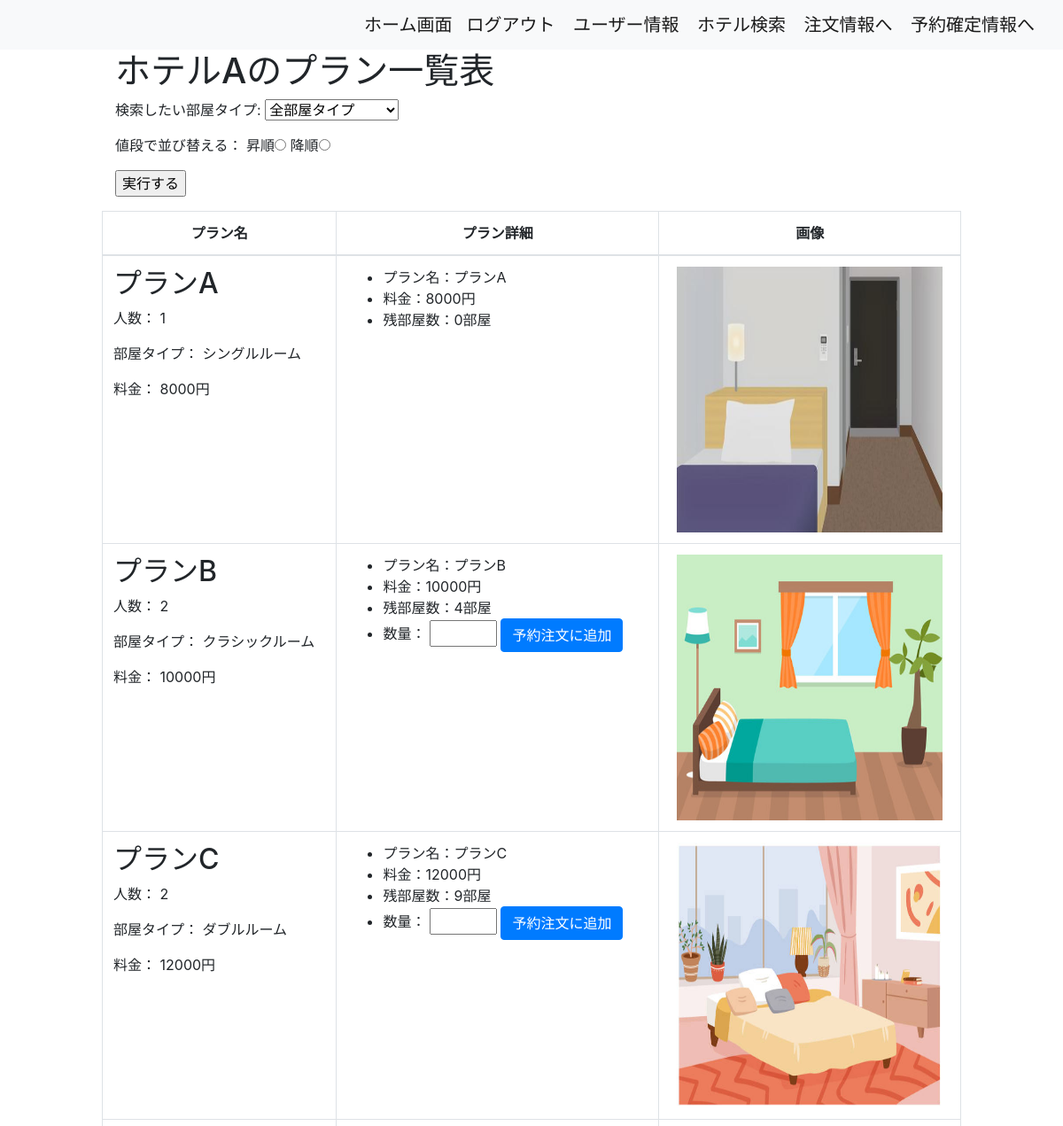
Page /hotel/plan_list/1/ (signed in, upper part) on the earlier database version.
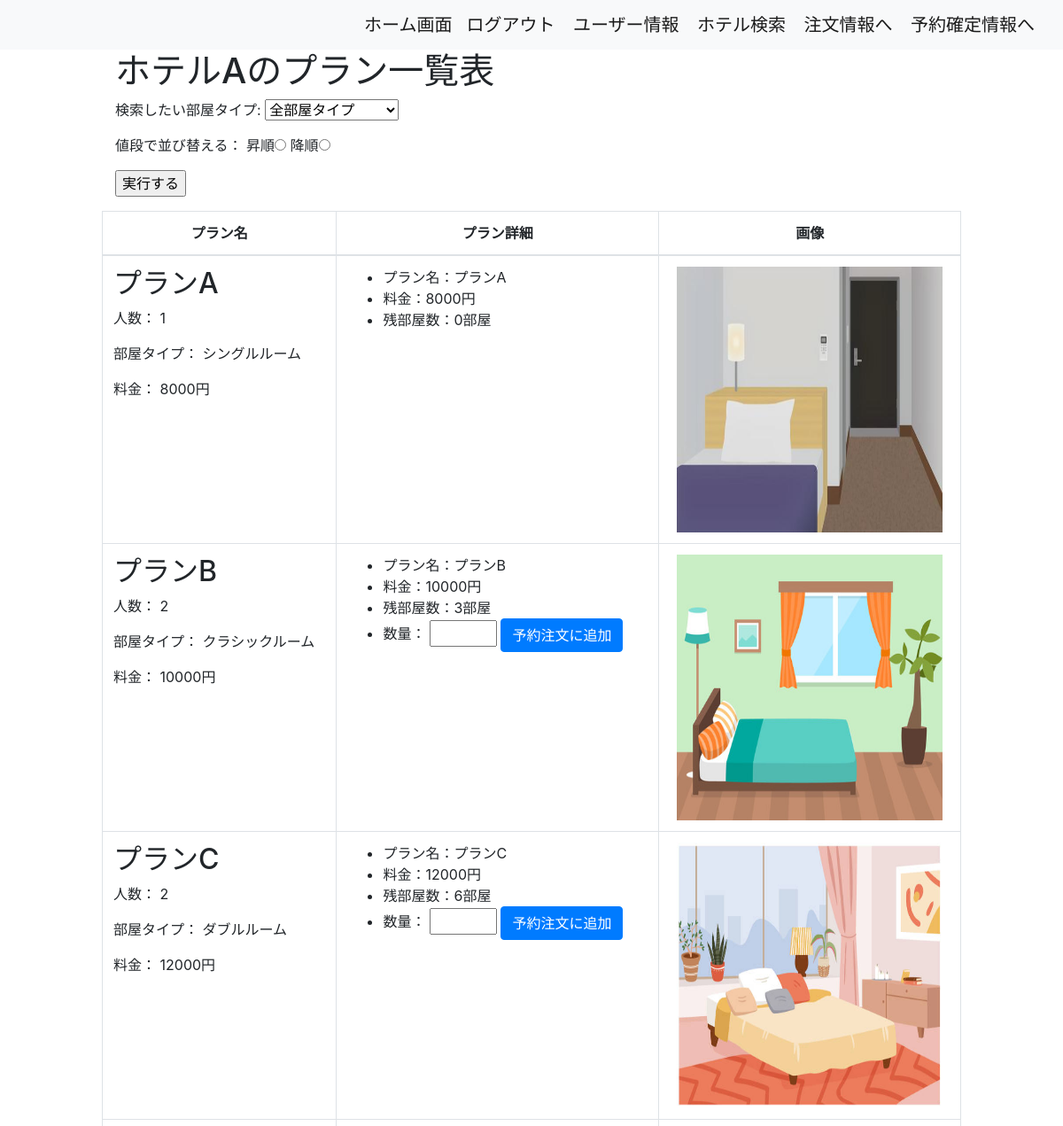
Same page on the later database version.
### hotel/models.py (models this page shows, shortened)
class PlanName(models.Model):
    name = models.CharField(max_length=1000)
    people = models.IntegerField()
    room_type = models.CharField(max_length=1000)
    price = models.DecimalField(max_digits=5, decimal_places=0)
    hotel = models.ForeignKey(HotelName, on_delete=models.CASCADE, default=1)
    stock = models.PositiveIntegerField(default=0)
    order = models.IntegerField(default=0)
    checkin = models.DateField(null=True, blank=True)
    checkout = models.DateField(null=True, blank=True)
    kupon = models.IntegerField(default=0)
    plan_id = models.IntegerField(default=0)
    objects = PlanNameManager()
    class Meta:
        db_table = 'plan_name'
        ordering = ['order']

### hotel/views.py (the view)
# urls.py: path('plan_list/<int:hotel_id>/', PlanListView.as_view(), name='plan_list'),
class PlanListView(ListView):
    model = PlanName
    template_name = os.path.join('hotel/plan_list.html')
    context_object_name = 'plans'
    def get(self, request, *args, **kwargs):
        self.object_list = self.get_queryset()
        context = self.get_context_data()
        return self.render_to_response(context)
    def dispatch(self, request, *args, **kwargs):
        if not request.user.is_authenticated:
            messages.info(request, 'ログインしてから予約注文に進んでください')
            return redirect('accounts:us_login')
        return super().dispatch(request, *args, **kwargs)
    def get_context_data(self, **kwargs):
        context = super().get_context_data(**kwargs)
        hotel_id = self.kwargs.get('hotel_id')
        context['hotel'] =  get_object_or_404(HotelName, id=hotel_id)
        context['pictures'] = PlanName.objects.filter(hotel=context['hotel']).order_by('order')
        context['room_type'] = self.room_type
        context['descending'] = self.request.GET.get('order_by_price') == '1'
        context['ascending'] = self.request.GET.get('order_by_price') == '2'
        cart, _ = Carts.objects.get_or_create(user=self.request.user)
        if 'cartitems' not in context:
            context['cartitems'] = []
        for i in range(1, 16):
            if CartItems.objects.filter(
                cart_id=self.request.user.id,
                product_id=i
            ).exists():
                context['cartitems'].append(i)
            elif i in context['cartitems']:
                context['cartitems'].remove(i)
        return context
    def get_queryset(self):
        self.hotel = get_object_or_404(HotelName, pk=self.kwargs['hotel_id'])
        query = PlanName.objects.filter(hotel=self.hotel).prefetch_related('pictures')
        self.room_type = self.request.GET.get('room_type', '')
        if self.room_type and self.room_type != '全部屋タイプ':
            query = query.filter(room_type=self.room_type)
        order_by_price = self.request.GET.get('order_by_price', '')
        if order_by_price == '1':
            query = query.order_by('price')
        elif order_by_price == '2':
            query = query.order_by('-price')
        logger.debug(f"room_type: {self.room_type}, order_by_price: {order_by_price}")
        logger.debug(f"Query: {query.query}")
        logger.debug(f"Number of results: {query.count()}")
        return query

### templates/hotel/plan_list.html (shortened to what this page needs)
{% extends 'base.html' %}
{% load custom_filters %}
{% block content %}
<div class="col-10 offset-1">
    <div class="container">
        <div class="row">
            <div class="col-12">
                <h1>{{ hotel.name }}のプラン一覧表</h1>
                <form method="get" action="{% url 'hotel:plan_list' hotel_id=hotel.id  %}">
                    <p>検索したい部屋タイプ:
                        <select name="room_type">
                            <option value="全部屋タイプ" {% if room_type == '全部屋タイプ' or not room_type %}selected{% endif %}>全部屋タイプ</option>
                        </select>
                    </p>
                    <p>値段で並び替える：
                        昇順<input type="radio" name="order_by_price" value="1" {% if descending %}checked{% endif %}>
                        降順<input type="radio" name="order_by_price" value="2" {% if ascending %}checked{% endif %}>
                    </p>
                    <p><input type="submit" value="実行する"/></p>
                </form>
            </div>
        </div>
        <div class="row">
                <table class="table table-bordered">
                    <thead>
                        <tr class="table table-bordered text-center">
                            <th class="text-center">プラン名</th>
                            <th class="text-center">プラン詳細</th>
                            <th class="text-center">画像</th>
                        </tr>
                    </thead>
                    <tbody>
                        {% if plans %}
                            {% for plan in plans %}
                                <tr class="text-align: start">
                                    <td>
                                        <h2>{{ plan.name|default:"No Name" }}</h2>
                                        <p>人数： {{ plan.people|default:"N/A" }}</p>
                                        <p>部屋タイプ： {{ plan.room_type|default:"N/A" }}</p>
                                        <p>料金： {{ plan.price|default:"N/A" }}円</p>
                                    </td>
                                    <td>
                                        <ul>
                                            <li>プラン名：{{ plan.name }}</li>
                                            <li>料金：{{ plan.price }}円</li>
                                            <li>残部屋数：{{ plan.stock }}部屋</li>
                                            {% if plan.stock %}
                                                {% if plan.id in cartitems %}
                                                    <p class="btn btn-danger">予約注文に追加済みです</p>
                                                {% else %}
                                                    <li>
                                                        数量：
                                                        <input type="number" id="quantity_{{ plan.plan_id }}" name="quantity_{{ plan.plan_id }}" min="1" max="{{ plan.stock }}">
                                                        <button id="add_product_{{ plan.plan_id }}" type="button" class="btn btn-primary add-to-cart">予約注文に追加</button>
                                                    </li>
                                                {% endif %}
                                            {% endif %}
                                        </ul>
                                    </td>
                                    <td class="text-center">
                                        {% for picture in plan.pictures.all %}
                                            <img width="300px" height="300px" src="{{ picture.image.url }}" alt="{{ plan.name }}">
                                        {% endfor %}
                                    </td>
                                </tr>
                            {% endfor %}
                        {% endif %}
                    </tbody>
                </table>
            </div>
        </div>
    </div>
{% endblock %}

Differences in the rows shown:
changed PlanName "プランB": stock "4" → "3"
changed PlanName "プランC": stock "9" → "6"
